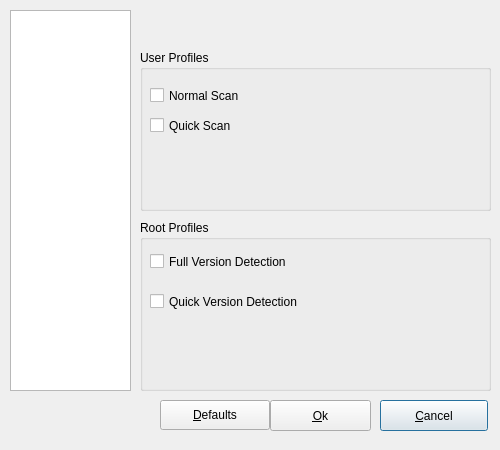
<ui version="4.0" >
 <class>ProfileMain</class>
 <widget class="QDialog" name="ProfileMain" >
  <property name="windowModality" >
   <enum>Qt::ApplicationModal</enum>
  </property>
  <property name="geometry" >
   <rect>
    <x>0</x>
    <y>0</y>
    <width>500</width>
    <height>450</height>
   </rect>
  </property>
  <property name="minimumSize" >
   <size>
    <width>500</width>
    <height>450</height>
   </size>
  </property>
  <property name="maximumSize" >
   <size>
    <width>500</width>
    <height>450</height>
   </size>
  </property>
  <property name="windowTitle" >
   <string>NmapSI4 Preferences</string>
  </property>
  <property name="windowIcon" >
   <iconset resource="../../mainwin.qrc" >
    <normaloff>:/images/icons/nmapsi4_mw.svg</normaloff>:/images/icons/nmapsi4_mw.svg</iconset>
  </property>
  <property name="modal" >
   <bool>true</bool>
  </property>
  <widget class="QPushButton" name="ButtonQuit" >
   <property name="geometry" >
    <rect>
     <x>380</x>
     <y>400</y>
     <width>108</width>
     <height>31</height>
    </rect>
   </property>
   <property name="text" >
    <string>&amp;Cancel</string>
   </property>
   <property name="icon" >
    <iconset resource="../../mainwin.qrc" >
     <normaloff>:/images/images/button_cancel.png</normaloff>:/images/images/button_cancel.png</iconset>
   </property>
  </widget>
  <widget class="QPushButton" name="buttonSave" >
   <property name="geometry" >
    <rect>
     <x>270</x>
     <y>400</y>
     <width>101</width>
     <height>31</height>
    </rect>
   </property>
   <property name="text" >
    <string>&amp;Ok</string>
   </property>
   <property name="icon" >
    <iconset resource="../../mainwin.qrc" >
     <normaloff>:/images/images/flag_green.png</normaloff>:/images/images/flag_green.png</iconset>
   </property>
  </widget>
  <widget class="QListWidget" name="listViewOptions" >
   <property name="geometry" >
    <rect>
     <x>10</x>
     <y>10</y>
     <width>121</width>
     <height>381</height>
    </rect>
   </property>
   <property name="frameShape" >
    <enum>QFrame::StyledPanel</enum>
   </property>
   <property name="textElideMode" >
    <enum>Qt::ElideMiddle</enum>
   </property>
   <property name="movement" >
    <enum>QListView::Static</enum>
   </property>
   <property name="flow" >
    <enum>QListView::LeftToRight</enum>
   </property>
   <property name="resizeMode" >
    <enum>QListView::Adjust</enum>
   </property>
   <property name="spacing" >
    <number>24</number>
   </property>
   <property name="viewMode" >
    <enum>QListView::IconMode</enum>
   </property>
   <property name="uniformItemSizes" >
    <bool>true</bool>
   </property>
  </widget>
  <widget class="QLabel" name="labelTitle" >
   <property name="geometry" >
    <rect>
     <x>140</x>
     <y>10</y>
     <width>351</width>
     <height>31</height>
    </rect>
   </property>
   <property name="layoutDirection" >
    <enum>Qt::LeftToRight</enum>
   </property>
   <property name="text" >
    <string/>
   </property>
   <property name="alignment" >
    <set>Qt::AlignCenter</set>
   </property>
  </widget>
  <widget class="QStackedWidget" name="stackPref" >
   <property name="geometry" >
    <rect>
     <x>140</x>
     <y>50</y>
     <width>351</width>
     <height>341</height>
    </rect>
   </property>
   <property name="currentIndex" >
    <number>0</number>
   </property>
   <widget class="QWidget" name="page" >
    <property name="geometry" >
     <rect>
      <x>0</x>
      <y>0</y>
      <width>351</width>
      <height>341</height>
     </rect>
    </property>
    <widget class="QGroupBox" name="groupUser" >
     <property name="geometry" >
      <rect>
       <x>0</x>
       <y>0</y>
       <width>351</width>
       <height>161</height>
      </rect>
     </property>
     <property name="title" >
      <string>User Profiles</string>
     </property>
     <widget class="QCheckBox" name="checkQuickScan" >
      <property name="geometry" >
       <rect>
        <x>10</x>
        <y>60</y>
        <width>251</width>
        <height>31</height>
       </rect>
      </property>
      <property name="text" >
       <string>Quick Scan</string>
      </property>
     </widget>
     <widget class="QCheckBox" name="checkNormalScan" >
      <property name="geometry" >
       <rect>
        <x>10</x>
        <y>30</y>
        <width>271</width>
        <height>31</height>
       </rect>
      </property>
      <property name="text" >
       <string>Normal Scan</string>
      </property>
     </widget>
    </widget>
    <widget class="QGroupBox" name="groupRoot" >
     <property name="geometry" >
      <rect>
       <x>0</x>
       <y>170</y>
       <width>351</width>
       <height>171</height>
      </rect>
     </property>
     <property name="title" >
      <string>Root Profiles</string>
     </property>
     <widget class="QCheckBox" name="checkFullVersion" >
      <property name="geometry" >
       <rect>
        <x>10</x>
        <y>30</y>
        <width>341</width>
        <height>23</height>
       </rect>
      </property>
      <property name="text" >
       <string>Full Version Detection</string>
      </property>
     </widget>
     <widget class="QCheckBox" name="checkQuickVersion" >
      <property name="geometry" >
       <rect>
        <x>10</x>
        <y>70</y>
        <width>271</width>
        <height>23</height>
       </rect>
      </property>
      <property name="text" >
       <string>Quick Version Detection</string>
      </property>
     </widget>
    </widget>
   </widget>
   <widget class="QWidget" name="page_2" >
    <property name="geometry" >
     <rect>
      <x>0</x>
      <y>0</y>
      <width>351</width>
      <height>341</height>
     </rect>
    </property>
    <widget class="QGroupBox" name="groupBox_2" >
     <property name="geometry" >
      <rect>
       <x>0</x>
       <y>0</y>
       <width>351</width>
       <height>341</height>
      </rect>
     </property>
     <property name="title" >
      <string>Log Preferences</string>
     </property>
     <widget class="QPushButton" name="buttonLogB" >
      <property name="geometry" >
       <rect>
        <x>250</x>
        <y>40</y>
        <width>91</width>
        <height>32</height>
       </rect>
      </property>
      <property name="text" >
       <string>&amp;Browse</string>
      </property>
      <property name="icon" >
       <iconset resource="../../mainwin.qrc" >
        <normaloff>:/images/images/fileopen.png</normaloff>:/images/images/fileopen.png</iconset>
      </property>
     </widget>
     <widget class="QLineEdit" name="lineEditPath" >
      <property name="geometry" >
       <rect>
        <x>110</x>
        <y>80</y>
        <width>231</width>
        <height>27</height>
       </rect>
      </property>
      <property name="text" >
       <string/>
      </property>
     </widget>
     <widget class="QLabel" name="label_45" >
      <property name="geometry" >
       <rect>
        <x>10</x>
        <y>80</y>
        <width>101</width>
        <height>31</height>
       </rect>
      </property>
      <property name="text" >
       <string>Log File Path</string>
      </property>
     </widget>
     <widget class="QCheckBox" name="checkLogOn" >
      <property name="geometry" >
       <rect>
        <x>10</x>
        <y>40</y>
        <width>131</width>
        <height>23</height>
       </rect>
      </property>
      <property name="text" >
       <string>Active Log</string>
      </property>
     </widget>
     <widget class="QCheckBox" name="checkVerboseLog" >
      <property name="geometry" >
       <rect>
        <x>10</x>
        <y>190</y>
        <width>191</width>
        <height>23</height>
       </rect>
      </property>
      <property name="text" >
       <string>Verbose Log</string>
      </property>
     </widget>
    </widget>
   </widget>
   <widget class="QWidget" name="page_3" >
    <property name="geometry" >
     <rect>
      <x>0</x>
      <y>0</y>
      <width>351</width>
      <height>341</height>
     </rect>
    </property>
    <widget class="QGroupBox" name="groupBox_4" >
     <property name="geometry" >
      <rect>
       <x>0</x>
       <y>0</y>
       <width>351</width>
       <height>201</height>
      </rect>
     </property>
     <property name="title" >
      <string>Size Preferences</string>
     </property>
     <widget class="QCheckBox" name="checkSize" >
      <property name="geometry" >
       <rect>
        <x>10</x>
        <y>40</y>
        <width>291</width>
        <height>23</height>
       </rect>
      </property>
      <property name="text" >
       <string>Save Windows Resize</string>
      </property>
     </widget>
     <widget class="QCheckBox" name="checkWinPos" >
      <property name="geometry" >
       <rect>
        <x>10</x>
        <y>80</y>
        <width>341</width>
        <height>23</height>
       </rect>
      </property>
      <property name="text" >
       <string>Save Windows Positions</string>
      </property>
     </widget>
    </widget>
   </widget>
  </widget>
  <widget class="QPushButton" name="buttonDefault" >
   <property name="geometry" >
    <rect>
     <x>160</x>
     <y>400</y>
     <width>110</width>
     <height>30</height>
    </rect>
   </property>
   <property name="text" >
    <string>&amp;Defaults</string>
   </property>
   <property name="icon" >
    <iconset resource="../../mainwin.qrc" >
     <normaloff>:/images/images/flag_yellow.png</normaloff>:/images/images/flag_yellow.png</iconset>
   </property>
  </widget>
 </widget>
 <resources>
  <include location="../../mainwin.qrc" />
 </resources>
 <connections>
  <connection>
   <sender>ButtonQuit</sender>
   <signal>clicked()</signal>
   <receiver>ProfileMain</receiver>
   <slot>close()</slot>
   <hints>
    <hint type="sourcelabel" >
     <x>456</x>
     <y>318</y>
    </hint>
    <hint type="destinationlabel" >
     <x>475</x>
     <y>276</y>
    </hint>
   </hints>
  </connection>
 </connections>
</ui>
